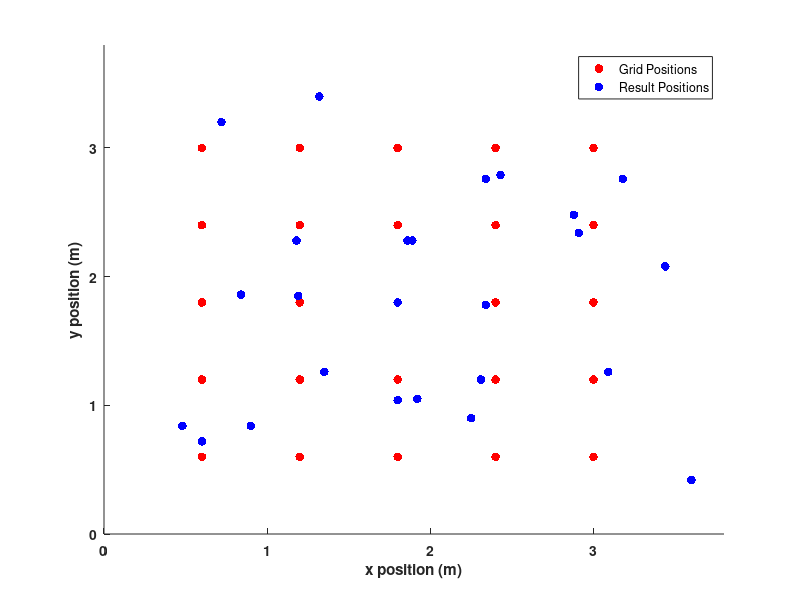
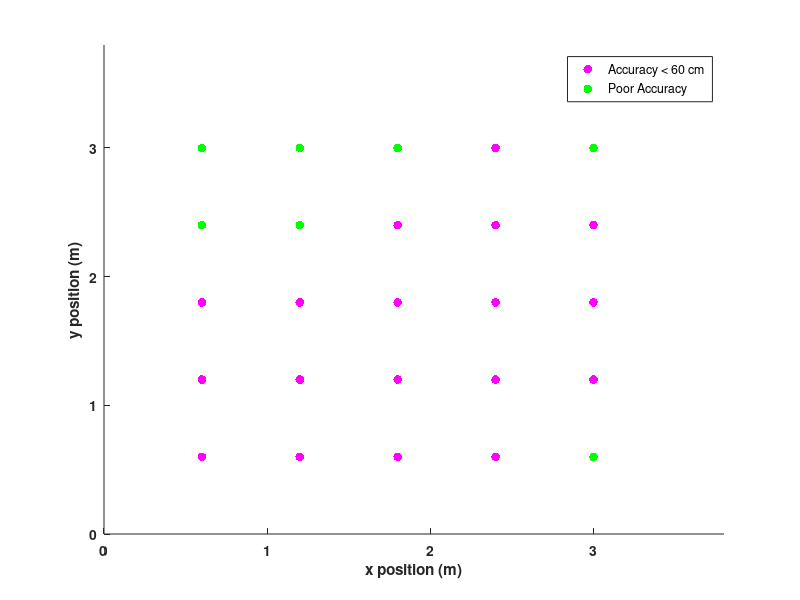

MATLAB code for these plots, in order:
close all
clear
clc

% Draw the grid points.
figure;
GridPos = [0.6, 0.6; 0.6, 1.2; 0.6, 1.8; 0.6, 2.4; 0.6, 3.0;
    1.2, 0.6; 1.2, 1.2; 1.2, 1.8; 1.2, 2.4; 1.2, 3.0;
    1.8, 0.6; 1.8, 1.2; 1.8, 1.8; 1.8, 2.4; 1.8, 3.0;
    2.4, 0.6; 2.4, 1.2; 2.4, 1.8; 2.4, 2.4; 2.4, 3.0;
    3.0, 0.6; 3.0, 1.2; 3.0, 1.8; 3.0, 2.4; 3.0, 3.0];
scatter(GridPos(:, 1), GridPos(:, 2), 40, 'r', 'filled');
hold on

ResPos = [0.6, 0.72; 0.48, 0.84; 0.84, 1.86; 3.18, 2.76; 1.32, 3.4;
    0.9, 0.84; 1.35, 1.26; 1.19, 1.85; 0.72, 3.2; 1.18, 2.28;
    1.92, 1.05; 1.8, 1.04; 1.8, 1.8; 1.86, 2.28; 1.89, 2.28;
    2.25, 0.9; 2.31, 1.2; 2.34, 1.78; 2.34, 2.76; 2.43, 2.79;
    3.6, 0.42; 3.09, 1.26; 2.91, 2.34; 2.88, 2.48; 3.44, 2.08];
scatter(ResPos(:, 1), ResPos(:, 2), 40, 'b', 'filled');

legend('Grid Positions', 'Result Positions');

xlim([0, 3.8]);
ylim([0, 3.8]);
xlabel('x position (m)');
ylabel('y position (m)');
set(gca, 'fontweight', 'bold');

CalDist = sqrt((GridPos(:, 1) - ResPos(:, 1)).^2 + (GridPos(:, 2) - ResPos(:, 2)).^2);
CalDist = (reshape(CalDist, [5, 5]))';

figure;
GridPosGood = [0.6, 0.6; 0.6, 1.2; 0.6, 1.8;
    1.2, 0.6; 1.2, 1.2; 1.2, 1.8;
    1.8, 0.6; 1.8, 1.2; 1.8, 1.8; 1.8, 2.4;
    2.4, 0.6; 2.4, 1.2; 2.4, 1.8; 2.4, 2.4; 2.4, 3.0;
    3.0, 1.2; 3.0, 1.8; 3.0, 2.4];
scatter(GridPosGood(:, 1), GridPosGood(:, 2), 40, 'm', 'filled');
hold on

GridPosNotGood = [0.6, 2.4; 0.6, 3.0;
    1.2, 2.4; 1.2, 3.0;
    1.8, 3.0;
    
    3.0, 0.6; 3.0, 3.0];
scatter(GridPosNotGood(:, 1), GridPosNotGood(:, 2), 40, 'g', 'filled');

legend('Accuracy < 60 cm', 'Poor Accuracy');

xlim([0, 3.8]);
ylim([0, 3.8]);
xlabel('x position (m)');
ylabel('y position (m)');
set(gca, 'fontweight', 'bold');